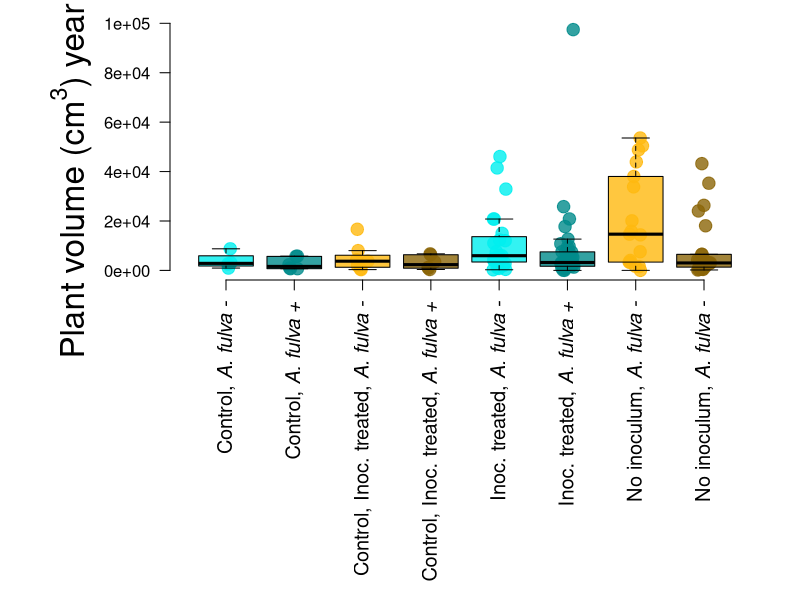

The R script that drew this image:

dat <- read.csv("./data/trait_and_treatment_data.csv", header = T)
size2018 <- read.csv("./data/size2ndyear2018.csv")
size2018$vol <- size2018$height * size2018$width * size2018$length
dat2 <- merge(dat, size2018, by.y = "plant", by.x = "plant", all.x = T)
dat <- dat2

#Function from Mage
add.alpha <- function(col, alpha=1){
  if(missing(col))
    stop("Please provide a vector of colours.")
  apply(sapply(col, col2rgb)/255, 2, 
        function(x) 
          rgb(x[1], x[2], x[3], alpha=alpha))  
}

#Function to use Anova to test for treatment effects
#
# anovator <- function(x, y){
#   aovout <- aov(x~y)
#   #print(TukeyHSD(aovout))
#   print(car::leveneTest(x,y))
#   #remove outliers and do over
#   outliers <- boxplot.stats(x)$out
#   x[which(x %in% outliers)] <- NA
#   aovout <- aov(x~y)
#   print(TukeyHSD(aovout))
#   print(car::leveneTest(x,y))
# }

colz <- add.alpha(c("cyan2", "cyan4","darkgoldenrod1","darkgoldenrod4"), alpha = 0.5)

#dat <- dat[-grep("control",dat$treament),]

#plot
pdf(width=10,height=8, "./visuals/FigSX_yeartwoVolumeVsTreatment.pdf")

par(oma=c(15,4,0,1), mar=c(1,4.5,1,1))
stripchart(dat$vol.y~dat$treament,
           vertical = TRUE, 
           data = dat, 
           method = "jitter", 
           pch = 20, 
           col = add.alpha(colz, alpha=0.8),
           cex=2.5,
           xaxt="n",
           yaxt="n",
           ylab="",
           xlim=c(0.5,8.5)
           #,ylim=c(0,0.6)
           ,frame.plot=F
)
boxplot(dat$vol.y~dat$treament, 
        na.omit = T,
        add=T,
        las=2,
        outline=F,
        names= c("","","","","","","",""),
        axes=F,
        col=add.alpha(colz, alpha=0.8),
        ylab=""
)
axis(1,
     las=2, 
     cex.axis = 1.2, 
     labels = c(expression(paste("Control, ", italic('A. fulva -'),sep="")),
                expression(paste("Control, ", italic('A. fulva +'),sep="")),
                expression(paste("Control, Inoc. treated, ", italic('A. fulva -'),sep="")),
                expression(paste("Control, Inoc. treated, ", italic('A. fulva +'),sep="")),
                expression(paste("Inoc. treated, ", italic('A. fulva -'),sep="")),
                expression(paste("Inoc. treated, ", italic('A. fulva +'),sep="")),
                expression(paste("No inoculum, ", italic('A. fulva -'),sep="")),
                expression(paste("No inoculum, ", italic('A. fulva -'),sep=""))), 
     at = c(1,2,3,4,5,6,7,8))
axis(2,las=2)
title(ylab=expression(paste("Plant volume (c",m^3,") year two",sep="")), cex.lab=2, line=3.7,xpd = NA)

dev.off()

